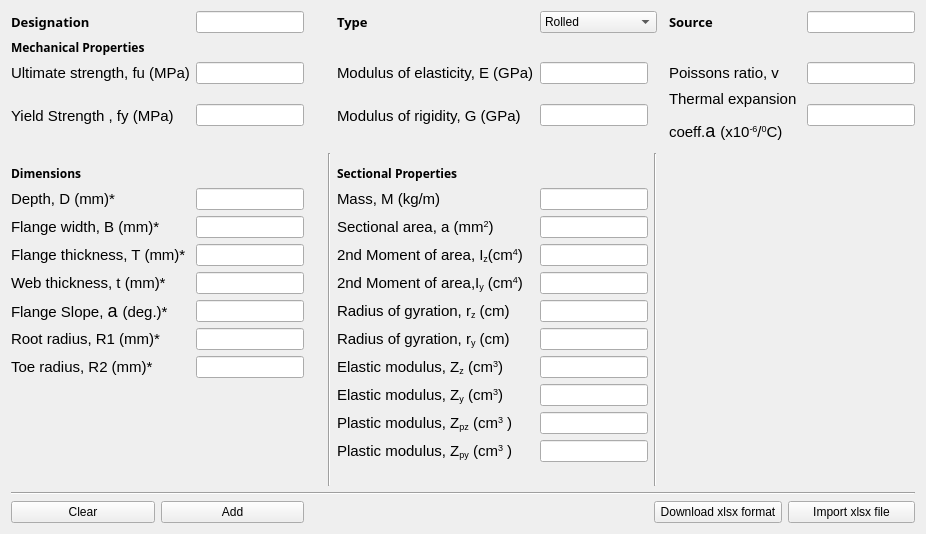
     <widget class="QWidget" name="tab_Column">
      <attribute name="title">
       <string>Column</string>
      </attribute>
      <layout class="QGridLayout" name="gridLayout_24">
       <item row="16" column="1">
        <widget class="QLineEdit" name="lineEdit_FlangeWidth_Column"/>
       </item>
       <item row="18" column="0">
        <widget class="QLabel" name="label_49">
         <property name="font">
          <font>
           <pointsize>11</pointsize>
          </font>
         </property>
         <property name="text">
          <string>Web thickness, t (mm)*</string>
         </property>
        </widget>
       </item>
       <item row="20" column="0">
        <widget class="QLabel" name="label_50">
         <property name="font">
          <font>
           <pointsize>11</pointsize>
          </font>
         </property>
         <property name="text">
          <string>Root radius, R1 (mm)*</string>
         </property>
        </widget>
       </item>
       <item row="20" column="1">
        <widget class="QLineEdit" name="lineEdit_RootRadius_Column"/>
       </item>
       <item row="17" column="1">
        <widget class="QLineEdit" name="lineEdit_FlangeThickness_Column"/>
       </item>
       <item row="21" column="1">
        <widget class="QLineEdit" name="lineEdit_ToeRadius_Column"/>
       </item>
       <item row="18" column="1">
        <widget class="QLineEdit" name="lineEdit_WeBThickness_Column"/>
       </item>
       <item row="19" column="1">
        <widget class="QLineEdit" name="lineEdit_FlangeSlope_Column"/>
       </item>
       <item row="15" column="1">
        <widget class="QLineEdit" name="lineEdit_Depth_Column"/>
       </item>
       <item row="21" column="0">
        <widget class="QLabel" name="label_36">
         <property name="font">
          <font>
           <pointsize>11</pointsize>
          </font>
         </property>
         <property name="text">
          <string>Toe radius, R2 (mm)*</string>
         </property>
        </widget>
       </item>
       <item row="14" column="0">
        <widget class="QLabel" name="label_45">
         <property name="font">
          <font>
           <family>Ubuntu Condensed</family>
           <weight>75</weight>
           <italic>false</italic>
           <bold>true</bold>
          </font>
         </property>
         <property name="text">
          <string>Dimensions</string>
         </property>
        </widget>
       </item>
       <item row="16" column="0">
        <widget class="QLabel" name="label_28">
         <property name="font">
          <font>
           <pointsize>11</pointsize>
          </font>
         </property>
         <property name="text">
          <string>Flange width, B (mm)*</string>
         </property>
        </widget>
       </item>
       <item row="17" column="0">
        <widget class="QLabel" name="label_48">
         <property name="font">
          <font>
           <pointsize>11</pointsize>
          </font>
         </property>
         <property name="text">
          <string>Flange thickness, T (mm)*</string>
         </property>
        </widget>
       </item>
       <item row="19" column="0">
        <widget class="QLabel" name="label_47">
         <property name="font">
          <font>
           <pointsize>11</pointsize>
          </font>
         </property>
         <property name="text">
          <string>&lt;html&gt;&lt;head/&gt;&lt;body&gt;&lt;p&gt;Flange Slope, &lt;span style=&quot; font-family:'Symbol'; font-size:large;&quot;&gt;a &lt;/span&gt;(deg.)*&lt;/p&gt;&lt;/body&gt;&lt;/html&gt;</string>
         </property>
        </widget>
       </item>
       <item row="15" column="0">
        <widget class="QLabel" name="label_54">
         <property name="font">
          <font>
           <pointsize>11</pointsize>
          </font>
         </property>
         <property name="text">
          <string>Depth, D (mm)*</string>
         </property>
        </widget>
       </item>
       <item row="3" column="10">
        <widget class="QLabel" name="label_85">
         <property name="font">
          <font>
           <pointsize>11</pointsize>
          </font>
         </property>
         <property name="text">
          <string>Poissons ratio, v</string>
         </property>
        </widget>
       </item>
       <item row="0" column="7" colspan="2">
        <widget class="QComboBox" name="comboBox_Column">
         <item>
          <property name="text">
           <string>Rolled</string>
          </property>
         </item>
         <item>
          <property name="text">
           <string>Welded</string>
          </property>
         </item>
        </widget>
       </item>
       <item row="0" column="1">
        <widget class="QLineEdit" name="lineEdit_Designation_Column"/>
       </item>
       <item row="23" column="6">
        <widget class="QLabel" name="label_43">
         <property name="font">
          <font>
           <pointsize>11</pointsize>
          </font>
         </property>
         <property name="text">
          <string>&lt;html&gt;&lt;head/&gt;&lt;body&gt;&lt;p&gt;Plastic modulus, Z&lt;span style=&quot; vertical-align:sub;&quot;&gt;pz&lt;/span&gt; (cm&lt;span style=&quot; vertical-align:super;&quot;&gt;3&lt;/span&gt; )&lt;/p&gt;&lt;/body&gt;&lt;/html&gt;</string>
         </property>
        </widget>
       </item>
       <item row="3" column="0">
        <widget class="QLabel" name="label_46">
         <property name="font">
          <font>
           <pointsize>11</pointsize>
          </font>
         </property>
         <property name="text">
          <string>Ultimate strength, fu (MPa)</string>
         </property>
        </widget>
       </item>
       <item row="3" column="6">
        <widget class="QLabel" name="label_31">
         <property name="font">
          <font>
           <pointsize>11</pointsize>
          </font>
         </property>
         <property name="text">
          <string>Modulus of elasticity, E (GPa)</string>
         </property>
        </widget>
       </item>
       <item row="15" column="7">
        <widget class="QLineEdit" name="lineEdit_Mass_Column"/>
       </item>
       <item row="3" column="1">
        <widget class="QLineEdit" name="lineEdit_UltimateStrength_Column"/>
       </item>
       <item row="20" column="7">
        <widget class="QLineEdit" name="lineEdit_RogY_Column"/>
       </item>
       <item row="18" column="7">
        <widget class="QLineEdit" name="lineEdit_MomentOfAreaY_Column"/>
       </item>
       <item row="19" column="7">
        <widget class="QLineEdit" name="lineEdit_RogZ_Column"/>
       </item>
       <item row="3" column="7">
        <widget class="QLineEdit" name="lineEdit_ModElasticity_Column"/>
       </item>
       <item row="17" column="7">
        <widget class="QLineEdit" name="lineEdit_MomentOfAreaZ_Column"/>
       </item>
       <item row="16" column="7">
        <widget class="QLineEdit" name="lineEdit_SectionalArea_Column"/>
       </item>
       <item row="1" column="0">
        <widget class="QLabel" name="label_32">
         <property name="font">
          <font>
           <family>Ubuntu Condensed</family>
           <weight>75</weight>
           <italic>false</italic>
           <bold>true</bold>
          </font>
         </property>
         <property name="text">
          <string>Mechanical Properties</string>
         </property>
        </widget>
       </item>
       <item row="21" column="7">
        <widget class="QLineEdit" name="lineEdit_ElasticModZ_Column"/>
       </item>
       <item row="0" column="0">
        <widget class="QLabel" name="label_30">
         <property name="font">
          <font>
           <family>Ubuntu Condensed</family>
           <weight>75</weight>
           <italic>false</italic>
           <bold>true</bold>
          </font>
         </property>
         <property name="text">
          <string>&lt;html&gt;&lt;head/&gt;&lt;body&gt;&lt;p&gt;&lt;span style=&quot; font-size:10pt;&quot;&gt;Designation&lt;/span&gt;&lt;/p&gt;&lt;/body&gt;&lt;/html&gt;</string>
         </property>
        </widget>
       </item>
       <item row="23" column="7">
        <widget class="QLineEdit" name="lineEdit_ElasticModPZ_Column"/>
       </item>
       <item row="22" column="7">
        <widget class="QLineEdit" name="lineEdit_ElasticModY_Column"/>
       </item>
       <item row="0" column="11">
        <widget class="QLineEdit" name="lineEdit_Source_Column"/>
       </item>
       <item row="3" column="11">
        <widget class="QLineEdit" name="lineEdit_PoissionsRatio_Column"/>
       </item>
       <item row="0" column="10">
        <widget class="QLabel" name="label_35">
         <property name="font">
          <font>
           <family>Ubuntu Condensed</family>
           <weight>75</weight>
           <italic>false</italic>
           <bold>true</bold>
          </font>
         </property>
         <property name="text">
          <string>&lt;html&gt;&lt;head/&gt;&lt;body&gt;&lt;p&gt;&lt;span style=&quot; font-size:10pt;&quot;&gt;Source&lt;/span&gt;&lt;/p&gt;&lt;/body&gt;&lt;/html&gt;</string>
         </property>
        </widget>
       </item>
       <item row="0" column="6">
        <widget class="QLabel" name="label_41">
         <property name="font">
          <font>
           <family>Ubuntu Condensed</family>
           <weight>75</weight>
           <italic>false</italic>
           <bold>true</bold>
          </font>
         </property>
         <property name="text">
          <string>&lt;html&gt;&lt;head/&gt;&lt;body&gt;&lt;p&gt;&lt;span style=&quot; font-size:10pt;&quot;&gt;Type&lt;/span&gt;&lt;/p&gt;&lt;/body&gt;&lt;/html&gt;</string>
         </property>
        </widget>
       </item>
       <item row="17" column="6">
        <widget class="QLabel" name="label_34">
         <property name="font">
          <font>
           <pointsize>11</pointsize>
          </font>
         </property>
         <property name="text">
          <string>&lt;html&gt;&lt;head/&gt;&lt;body&gt;&lt;p&gt;2nd Moment of area, I&lt;span style=&quot; vertical-align:sub;&quot;&gt;z&lt;/span&gt;(cm&lt;span style=&quot; vertical-align:super;&quot;&gt;4&lt;/span&gt;)&lt;/p&gt;&lt;/body&gt;&lt;/html&gt;</string>
         </property>
        </widget>
       </item>
       <item row="30" column="0" colspan="12">
        <widget class="Line" name="line_10">
         <property name="orientation">
          <enum>Qt::Horizontal</enum>
         </property>
        </widget>
       </item>
       <item row="12" column="5" rowspan="17">
        <widget class="Line" name="line_9">
         <property name="orientation">
          <enum>Qt::Vertical</enum>
         </property>
        </widget>
       </item>
       <item row="15" column="6">
        <widget class="QLabel" name="label_53">
         <property name="font">
          <font>
           <pointsize>11</pointsize>
          </font>
         </property>
         <property name="text">
          <string>Mass, M (kg/m)</string>
         </property>
        </widget>
       </item>
       <item row="21" column="6">
        <widget class="QLabel" name="label_42">
         <property name="font">
          <font>
           <pointsize>11</pointsize>
          </font>
         </property>
         <property name="text">
          <string>&lt;html&gt;&lt;head/&gt;&lt;body&gt;&lt;p&gt;Elastic modulus, Z&lt;span style=&quot; vertical-align:sub;&quot;&gt;z&lt;/span&gt; (cm&lt;span style=&quot; vertical-align:super;&quot;&gt;3&lt;/span&gt;)&lt;/p&gt;&lt;/body&gt;&lt;/html&gt;</string>
         </property>
        </widget>
       </item>
       <item row="14" column="6">
        <widget class="QLabel" name="label_52">
         <property name="font">
          <font>
           <family>Ubuntu Condensed</family>
           <weight>75</weight>
           <italic>false</italic>
           <bold>true</bold>
          </font>
         </property>
         <property name="text">
          <string>Sectional Properties</string>
         </property>
        </widget>
       </item>
       <item row="19" column="6">
        <widget class="QLabel" name="label_51">
         <property name="font">
          <font>
           <pointsize>11</pointsize>
          </font>
         </property>
         <property name="text">
          <string>&lt;html&gt;&lt;head/&gt;&lt;body&gt;&lt;p&gt;Radius of gyration, r&lt;span style=&quot; vertical-align:sub;&quot;&gt;z&lt;/span&gt; (cm)&lt;/p&gt;&lt;/body&gt;&lt;/html&gt;</string>
         </property>
        </widget>
       </item>
       <item row="20" column="6">
        <widget class="QLabel" name="label_33">
         <property name="font">
          <font>
           <pointsize>11</pointsize>
          </font>
         </property>
         <property name="text">
          <string>&lt;html&gt;&lt;head/&gt;&lt;body&gt;&lt;p&gt;Radius of gyration, r&lt;span style=&quot; vertical-align:sub;&quot;&gt;y&lt;/span&gt; (cm)&lt;/p&gt;&lt;/body&gt;&lt;/html&gt;</string>
         </property>
        </widget>
       </item>
       <item row="22" column="6">
        <widget class="QLabel" name="label_44">
         <property name="font">
          <font>
           <pointsize>11</pointsize>
          </font>
         </property>
         <property name="text">
          <string>&lt;html&gt;&lt;head/&gt;&lt;body&gt;&lt;p&gt;Elastic modulus, Z&lt;span style=&quot; vertical-align:sub;&quot;&gt;y&lt;/span&gt; (cm&lt;span style=&quot; vertical-align:super;&quot;&gt;3&lt;/span&gt;)&lt;/p&gt;&lt;/body&gt;&lt;/html&gt;</string>
         </property>
        </widget>
       </item>
       <item row="18" column="6">
        <widget class="QLabel" name="label_29">
         <property name="font">
          <font>
           <pointsize>11</pointsize>
          </font>
         </property>
         <property name="text">
          <string>&lt;html&gt;&lt;head/&gt;&lt;body&gt;&lt;p&gt;2nd Moment of area,I&lt;span style=&quot; vertical-align:sub;&quot;&gt;y&lt;/span&gt; (cm&lt;span style=&quot; vertical-align:super;&quot;&gt;4&lt;/span&gt;)&lt;/p&gt;&lt;/body&gt;&lt;/html&gt;</string>
         </property>
        </widget>
       </item>
       <item row="16" column="6">
        <widget class="QLabel" name="label_57">
         <property name="font">
          <font>
           <pointsize>11</pointsize>
          </font>
         </property>
         <property name="text">
          <string>&lt;html&gt;&lt;head/&gt;&lt;body&gt;&lt;p&gt;Sectional area, a (mm&lt;span style=&quot; vertical-align:super;&quot;&gt;2&lt;/span&gt;)&lt;/p&gt;&lt;/body&gt;&lt;/html&gt;</string>
         </property>
        </widget>
       </item>
       <item row="12" column="8" rowspan="17">
        <widget class="Line" name="line_7">
         <property name="orientation">
          <enum>Qt::Vertical</enum>
         </property>
        </widget>
       </item>
       <item row="11" column="10" rowspan="16">
        <widget class="QLabel" name="label_13">
         <property name="text">
          <string/>
         </property>
         <property name="pixmap">
          <pixmap>../../../ResourceFiles/images/user_section1.png</pixmap>
         </property>
        </widget>
       </item>
       <item row="24" column="6">
        <widget class="QLabel" name="label_56">
         <property name="font">
          <font>
           <pointsize>11</pointsize>
          </font>
         </property>
         <property name="text">
          <string>&lt;html&gt;&lt;head/&gt;&lt;body&gt;&lt;p&gt;Plastic modulus, Z&lt;span style=&quot; vertical-align:sub;&quot;&gt;py&lt;/span&gt; (cm&lt;span style=&quot; vertical-align:super;&quot;&gt;3&lt;/span&gt; )&lt;/p&gt;&lt;/body&gt;&lt;/html&gt;</string>
         </property>
        </widget>
       </item>
       <item row="24" column="7">
        <widget class="QLineEdit" name="lineEdit_ElasticModPY_Column"/>
       </item>
       <item row="4" column="10">
        <widget class="QLabel" name="label_86">
         <property name="font">
          <font>
           <pointsize>11</pointsize>
          </font>
         </property>
         <property name="text">
          <string>&lt;html&gt;&lt;head/&gt;&lt;body&gt;&lt;p&gt;Thermal expansion &lt;/p&gt;&lt;p&gt;coeff.&lt;span style=&quot; font-family:'Symbol'; font-size:large;&quot;&gt;a &lt;/span&gt;(x10&lt;span style=&quot; vertical-align:super;&quot;&gt;-6&lt;/span&gt;/&lt;span style=&quot; vertical-align:super;&quot;&gt;0&lt;/span&gt;C)&lt;/p&gt;&lt;/body&gt;&lt;/html&gt;</string>
         </property>
        </widget>
       </item>
       <item row="4" column="0">
        <widget class="QLabel" name="label_55">
         <property name="font">
          <font>
           <pointsize>11</pointsize>
          </font>
         </property>
         <property name="text">
          <string>Yield Strength , fy (MPa)</string>
         </property>
        </widget>
       </item>
       <item row="4" column="1">
        <widget class="QLineEdit" name="lineEdit_YieldStrength_Column"/>
       </item>
       <item row="4" column="6">
        <widget class="QLabel" name="label_37">
         <property name="font">
          <font>
           <pointsize>11</pointsize>
          </font>
         </property>
         <property name="text">
          <string>Modulus of rigidity, G (GPa)</string>
         </property>
        </widget>
       </item>
       <item row="4" column="7">
        <widget class="QLineEdit" name="lineEdit_ModulusOfRigidity_Column"/>
       </item>
       <item row="33" column="0" colspan="2">
        <layout class="QHBoxLayout" name="horizontalLayout_3">
         <item>
          <widget class="QPushButton" name="pushButton_Clear_Column">
           <property name="text">
            <string>Clear</string>
           </property>
          </widget>
         </item>
         <item>
          <widget class="QPushButton" name="pushButton_Add_Column">
           <property name="text">
            <string>Add</string>
           </property>
          </widget>
         </item>
        </layout>
       </item>
       <item row="33" column="8" colspan="4">
        <layout class="QHBoxLayout" name="horizontalLayout_4">
         <item>
          <widget class="QPushButton" name="pushButton_Download_Column">
           <property name="text">
            <string>Download xlsx format</string>
           </property>
          </widget>
         </item>
         <item>
          <widget class="QPushButton" name="pushButton_Import_Column">
           <property name="text">
            <string>Import xlsx file</string>
           </property>
          </widget>
         </item>
        </layout>
       </item>
       <item row="4" column="11">
        <widget class="QLineEdit" name="lineEdit_ThermalExpansion_Column"/>
       </item>
      </layout>
     </widget>
